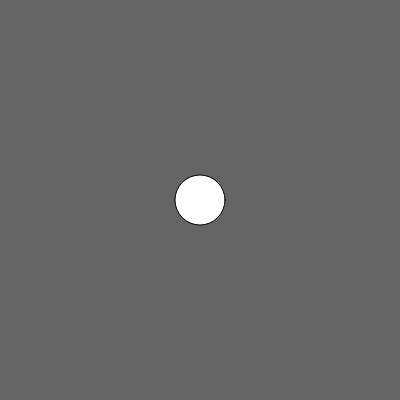
Frame 1 (no input)
Frame 60 (no input): identical to frame 1, image omitted
Frame 120 (the mouse pressed at the canvas centre since frame 60): identical to frame 1, image omitted

The p5.js sketch that drew this single still picture (run headless with seeded random() and noise() and a simulated clock; from frame 60 on, the mouse is pressed at the canvas centre):

// p5.js sketch
// ── sketch.js
function setup() {
  createCanvas(400, 400);
}

function draw() {
  background(100);
  circle(200,200,50);
}
